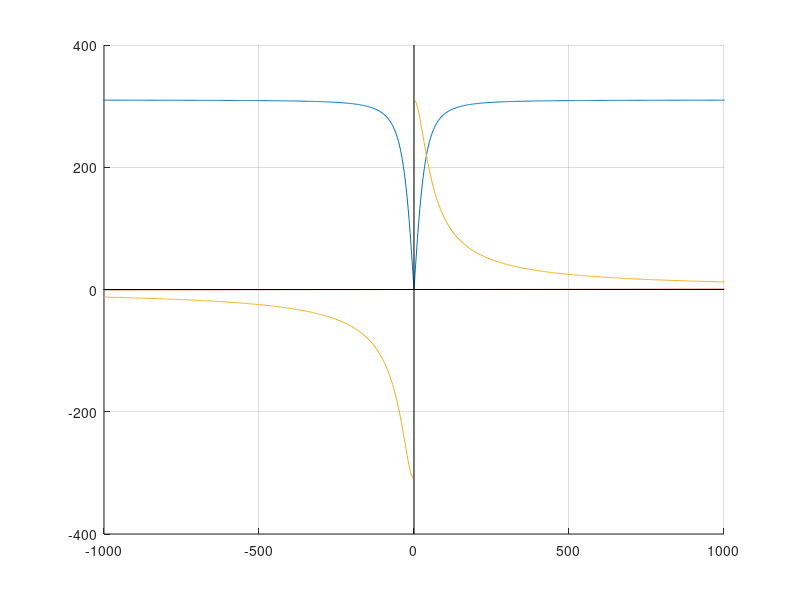

Write MATLAB code to recreate this figure.
function rlc()
    w = [-20000*pi:pi:20000*pi];

    R = 2500;
    L = 5e-3;
    C = 10e-6;
    V = 310;

    Zf = @(x) sqrt(R^2 + (x*L - 1./(x*C)).^2);
    phif = @(x) atan((x*L - 1./(x*C))/ R);

    Z = mean(Zf(w));
    phi = mean(phif(w));

    VRf = @(x) (V*R)./Zf(x);
    VLf = @(x) (V*L*x)./Zf(x);
    VCf = @(x) V.*(1./((x*C).*Zf(x)));

    VR = VRf(w);
    VL = VLf(w);
    VC = VCf(w);

    hold on
    ylim([-400 400]);
    xlim([-1000 1000]);
    plot(w, VR);
    plot(w, VL);
    plot(w, VC);
    grid on;
    line([0,0], ylim, 'Color', 'k', 'LineWidth', 0.5); % Draw line for Y axis.
    line(xlim, [0,0], 'Color', 'k', 'LineWidth', 0.5); % Draw line for X axis.
    hold off

end
